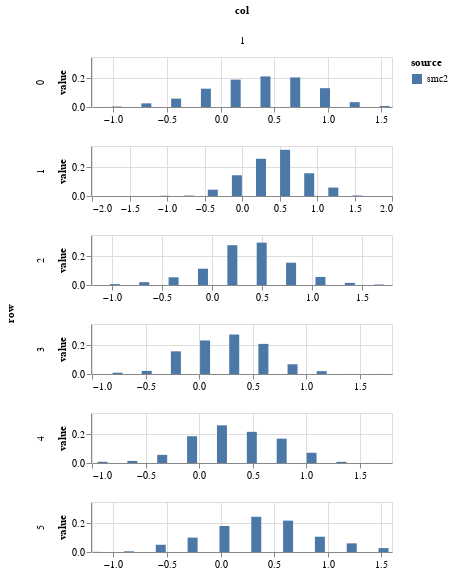

The code cell stored with this chart in its notebook:
### Code cell
pdata = get_histogram_data(ps_smc2, 'beta')
pdata['source'] = 'smc2'

pdata

plot_weighted_histogram(pdata)

### Figure 1 — Vega-Lite specification as saved in the notebook (floating-point values rounded to 4 significant figures)
{"config": {"view": {"continuousWidth": 400, "continuousHeight": 300}}, "data": {"name": "data-7d9cc75005e814195e0e56579228c1ab"}, "mark": {"type": "bar", "width": 10}, "encoding": {"color": {"type": "nominal", "field": "source"}, "column": {"type": "quantitative", "field": "col"}, "row": {"type": "quantitative", "field": "row"}, "x": {"type": "quantitative", "field": "bin", "title": null}, "y": {"type": "quantitative", "field": "value"}}, "height": 50, "resolve": {"scale": {"x": "independent"}}, "width": 300, "$schema": "https://vega.github.io/schema/vega-lite/v4.8.1.json", "datasets": {"data-7d9cc75005e814195e0e56579228c1ab": [{"value": 0.003125, "bin": -0.9706, "row": 0, "col": 1, "source": "smc2"}, {"value": 0.02545, "bin": -0.6927, "row": 0, "col": 1, "source": "smc2"}, {"value": 0.05867, "bin": -0.4148, "row": 0, "col": 1, "source": "smc2"}, {"value": 0.1282, "bin": -0.1369, "row": 0, "col": 1, "source": "smc2"}, {"value": 0.1916, "bin": 0.141, "row": 0, "col": 1, "source": "smc2"}, {"value": 0.214, "bin": 0.4189, "row": 0, "col": 1, "source": "smc2"}, {"value": 0.207, "bin": 0.6968, "row": 0, "col": 1, "source": "smc2"}, {"value": 0.1317, "bin": 0.9747, "row": 0, "col": 1, "source": "smc2"}, {"value": 0.0338, "bin": 1.253, "row": 0, "col": 1, "source": "smc2"}, {"value": 0.006534, "bin": 1.53, "row": 0, "col": 1, "source": "smc2"}, {"value": 0.0001202, "bin": -1.353, "row": 1, "col": 1, "source": "smc2"}, {"value": 0.001561, "bin": -1.032, "row": 1, "col": 1, "source": "smc2"}, {"value": 0.003159, "bin": -0.7107, "row": 1, "col": 1, "source": "smc2"}, {"value": 0.04421, "bin": -0.3894, "row": 1, "col": 1, "source": "smc2"}, {"value": 0.1452, "bin": -0.06805, "row": 1, "col": 1, "source": "smc2"}, {"value": 0.2607, "bin": 0.2533, "row": 1, "col": 1, "source": "smc2"}, {"value": 0.3235, "bin": 0.5746, "row": 1, "col": 1, "source": "smc2"}, {"value": 0.1591, "bin": 0.8959, "row": 1, "col": 1, "source": "smc2"}, {"value": 0.05907, "bin": 1.217, "row": 1, "col": 1, "source": "smc2"}, {"value": 0.003303, "bin": 1.539, "row": 1, "col": 1, "source": "smc2"}, {"value": 0.00611, "bin": -0.9716, "row": 2, "col": 1, "source": "smc2"}, {"value": 0.02006, "bin": -0.6778, "row": 2, "col": 1, "source": "smc2"}, {"value": 0.05388, "bin": -0.3841, "row": 2, "col": 1, "source": "smc2"}, {"value": 0.114, "bin": -0.09037, "row": 2, "col": 1, "source": "smc2"}, {"value": 0.2786, "bin": 0.2034, "row": 2, "col": 1, "source": "smc2"}, {"value": 0.2966, "bin": 0.4971, "row": 2, "col": 1, "source": "smc2"}, {"value": 0.1561, "bin": 0.7909, "row": 2, "col": 1, "source": "smc2"}, {"value": 0.05641, "bin": 1.085, "row": 2, "col": 1, "source": "smc2"}, {"value": 0.01493, "bin": 1.378, "row": 2, "col": 1, "source": "smc2"}, {"value": 0.003301, "bin": 1.672, "row": 2, "col": 1, "source": "smc2"}, {"value": 0.008913, "bin": -0.7614, "row": 3, "col": 1, "source": "smc2"}, {"value": 0.02185, "bin": -0.4892, "row": 3, "col": 1, "source": "smc2"}, {"value": 0.1587, "bin": -0.217, "row": 3, "col": 1, "source": "smc2"}, {"value": 0.2346, "bin": 0.05523, "row": 3, "col": 1, "source": "smc2"}, {"value": 0.2763, "bin": 0.3274, "row": 3, "col": 1, "source": "smc2"}, {"value": 0.2107, "bin": 0.5996, "row": 3, "col": 1, "source": "smc2"}, {"value": 0.06813, "bin": 0.8718, "row": 3, "col": 1, "source": "smc2"}, {"value": 0.01991, "bin": 1.144, "row": 3, "col": 1, "source": "smc2"}, {"value": 0.0004118, "bin": 1.416, "row": 3, "col": 1, "source": "smc2"}, {"value": 0.00045, "bin": 1.688, "row": 3, "col": 1, "source": "smc2"}, {"value": 0.008474, "bin": -0.9024, "row": 4, "col": 1, "source": "smc2"}, {"value": 0.01465, "bin": -0.6236, "row": 4, "col": 1, "source": "smc2"}, {"value": 0.05676, "bin": -0.3448, "row": 4, "col": 1, "source": "smc2"}, {"value": 0.1875, "bin": -0.06595, "row": 4, "col": 1, "source": "smc2"}, {"value": 0.2635, "bin": 0.2129, "row": 4, "col": 1, "source": "smc2"}, {"value": 0.2183, "bin": 0.4917, "row": 4, "col": 1, "source": "smc2"}, {"value": 0.1703, "bin": 0.7705, "row": 4, "col": 1, "source": "smc2"}, {"value": 0.07174, "bin": 1.049, "row": 4, "col": 1, "source": "smc2"}, {"value": 0.008502, "bin": 1.328, "row": 4, "col": 1, "source": "smc2"}, {"value": 0.0002794, "bin": 1.607, "row": 4, "col": 1, "source": "smc2"}, {"value": 0.0009426, "bin": -1.152, "row": 5, "col": 1, "source": "smc2"}, {"value": 0.004974, "bin": -0.855, "row": 5, "col": 1, "source": "smc2"}, {"value": 0.05064, "bin": -0.558, "row": 5, "col": 1, "source": "smc2"}, {"value": 0.1007, "bin": -0.261, "row": 5, "col": 1, "source": "smc2"}, {"value": 0.1819, "bin": 0.03607, "row": 5, "col": 1, "source": "smc2"}, {"value": 0.2466, "bin": 0.3331, "row": 5, "col": 1, "source": "smc2"}, {"value": 0.2196, "bin": 0.6301, "row": 5, "col": 1, "source": "smc2"}, {"value": 0.1069, "bin": 0.9271, "row": 5, "col": 1, "source": "smc2"}, {"value": 0.06045, "bin": 1.224, "row": 5, "col": 1, "source": "smc2"}, {"value": 0.02739, "bin": 1.521, "row": 5, "col": 1, "source": "smc2"}]}}
